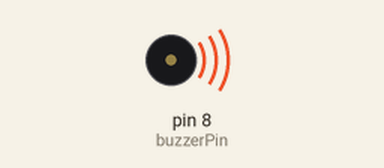
Recording of a sketch running on a simulated Arduino Uno, built with avr-gcc and run on an emulated ATmega328P. Parts: buzzer (waves = sounding).

Above: at 0.2 s.
At 9.2 s:
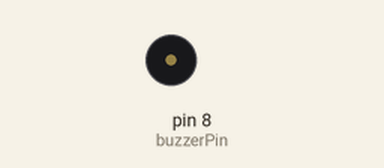
Timing chart, 0 to 10.4 s (numbered marks = the images above):
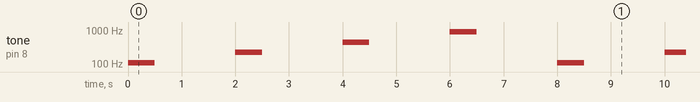

Measured:
- by itself, tone on pin 8 (buzzerPin): repeats every 8.0 s: silent 1.5 s, 220 Hz 0.50 s, silent 1.5 s, 440 Hz 0.50 s, silent 1.5 s, 880 Hz 0.50 s, silent 1.5 s, 110 Hz 0.50 s

The sketch:

TinkercadProgramme6.ino
```cpp
#define buzzerPin 8 // Le buzzer est connecté à la broche n°8
void setup() {
  pinMode(buzzerPin, OUTPUT); // La broche utilisé par le buzzer est configuré en tant que sortie

}

void loop() {
  tone(buzzerPin, 110); // Jouer un Là en première octave, 110Hz
  delay(500); // Pendant une demi seconde
  noTone(buzzerPin); // Eteindre le buzzer
  delay(1500); // Pendant 1,5 sec
  tone(buzzerPin, 220); // Jouer un Là en seconde octave, 220Hz
  delay(500);
  noTone(buzzerPin);
  delay(1500);
  tone(buzzerPin, 440); // Jouer un Là en troisième octave, 440Hz
  delay(500);
  noTone(buzzerPin);
  delay(1500);
  tone(buzzerPin, 880); // Jouer un Là en quatrième octave, 880Hz
  delay(500);
  noTone(buzzerPin);
  delay(1500);
}
```
